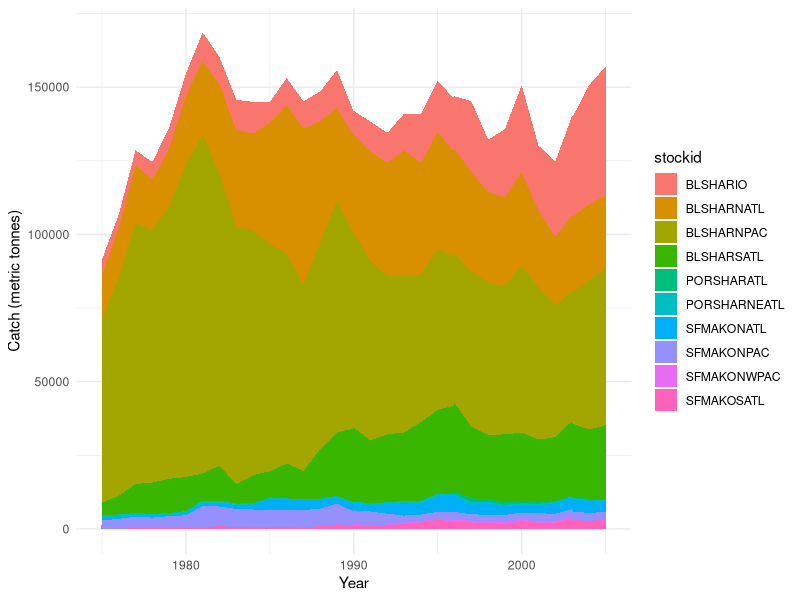

Recreate this plot in R.
## ---- chunk 1
knitr::opts_chunk$set(echo = TRUE, warning = FALSE, message = FALSE)

library(tidyverse)
library(here)

## ---- chunk 2
blshario_combined <- read_csv(here("data", "shark", "blshario_catch.csv")) %>% 
  filter(year %in% c(1950:2020)) %>% 
  select(stockid, year, catch) 
## ---- chunk 3
blsharnatl_combined <- read_csv(here("data", "shark", "blsharnatl_catch.csv")) %>% 
  filter(year %in% c(1950:2020)) %>% 
  select(stockid, year, catch)
## ---- chunk 4
blsharsatl_combined <- read_csv(here("data", "shark", "blsharsatl_catch.csv")) %>% 
  filter(year %in% c(1950:2020)) %>% 
  select(stockid, year, catch)
## ---- chunk 5
blsharnpac_combined <- read_csv(here("data", "shark", "blsharnpac_timeseries_2012.csv")) %>% 
  filter(year %in% c(1950:2020)) %>% 
  select(stockid, year, TCbest) %>% 
  rename(catch = TCbest)
## ---- chunk 6
porsharneatl_combined <- read_csv(here("data", "shark", "porsharneatl_catch.csv")) %>%
  filter(year %in% c(1950:2020)) %>% 
  rename(catch = TCbest)
## ---- chunk 7
porsharnwatl_combined <- read_csv(here("data", "shark", "porsharnwatl_catch.csv")) %>%
  filter(year %in% c(1950:2020)) %>% 
  rename(catch = TCbest)
## ---- chunk 8
sfmakonatl_combined <- read_csv(here("data", "shark", "sfmakonatl_catch.csv")) %>% 
  filter(year %in% c(1950:2020)) %>% 
  select(stockid, year, catch)
## ---- chunk 9
sfmakosatl_combined <- read_csv(here("data", "shark", "sfmakosatl_catch.csv")) %>% 
  filter(year %in% c(1950:2020)) %>% 
  select(stockid, year, catch)
## ---- chunk 10
sfmakonpac_combined <- read_csv(here("data", "shark", "sfmakonpac_timeseries_2007.csv")) %>%
  filter(year %in% c(1950:2020)) %>% 
  select(stockid, year, TCbest) %>% 
  rename(catch = TCbest)
## ---- chunk 11
sfmakonwpac_combined <- read_csv(here("data", "shark", "sfmakonwpac_timeseries_2003.csv")) %>%
  filter(year %in% c(1950:2020)) %>% 
  select(stockid, year, TCbest) %>% 
  rename(catch = TCbest)
## ---- chunk 12

## ---- chunk 13

# Run all chunks below before this 

shark_catch <- data.frame(blshario_combined) %>% 
  bind_rows(blsharnatl_combined,
            blsharsatl_combined,
            blsharnpac_combined,
            porsharneatl_combined,
            porsharnwatl_combined,
            sfmakonatl_combined,
            sfmakosatl_combined,
            sfmakonpac_combined,
            sfmakonwpac_combined) %>% 
  filter(year %in% c(1975:2005))
  
## ---- chunk 14
ggplot(shark_catch, aes(x = year, y = catch, fill = stockid)) +
  geom_area() +
  labs(x = "Year", y = "Catch (metric tonnes)") +
  theme_minimal()
